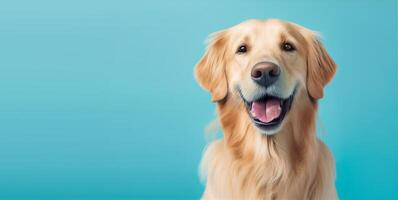
#> input picture kmeans/image/test.jpg, 398 x 200 px
$ python main.py
#> lines starting #> are read from the running program, lines starting #| are printed output that depends on the picture
import numpy as np
import matplotlib.pyplot as plt
import cv2
#from utils import *

def load_data():
    img = cv2.imread('./image/test.jpg')
    img = cv2.cvtColor(img, cv2.COLOR_BGR2RGB)
    return img

def find_closest_centroids(X, centroids):
    # [11 lines of commented-out code are left out]

    distances = np.linalg.norm(X[:, np.newaxis] - centroids, axis=2)
    idx = np.argmin(distances, axis=1)

    return idx

def compute_centroids(X, idx, k):
    m, n = X.shape
    centroids = np.zeros((k,n))

    for i in range(k):
        points = X[np.where(idx==i)]
        if points.shape[0]>0:
            centroids[i] = np.mean(points, axis=0)

    return centroids

def kMeans_init_centroids(X,k):
    randidx = np.random.permutation(X.shape[0])

    centroids = X[randidx[:k]]

    return centroids

def run_KMeans(X, initial_centroids, max_iters=10):

    m, n = X.shape
    k = initial_centroids.shape[0]
    centroids = initial_centroids
    idx = np.zeros(m, dtype=int)

    for i in range(max_iters):
        print("K-Means iteration %d/%d" % (i, max_iters-1))

        idx = find_closest_centroids(X, centroids)
        centroids = compute_centroids(X, idx, k)

    return centroids, idx

def main():
    img = load_data()
#> in load_data, img is the input picture: shape (200, 398, 3); mean B, G, R 183, 179.3, 118.4

    X = np.reshape(img, (img.shape[0] * img.shape[1], 3))
    k = 10
    initial_centroids = kMeans_init_centroids(X, k)
#> in kMeans_init_centroids, `centroids = X[randidx[:k]]`: centroids = [[130, 204, 215], [117, 195, 207], [108, 196, 208], [120, 196, 209], [20, 176, 191], [93, 186, 203], [65, 178, 194], [97, 188, 206], [75, 181, 197], [100, 191, 209]]
#> initial_centroids has the same summary as centroids in kMeans_init_centroids
    centroids, idx = run_KMeans(X, initial_centroids, max_iters=10)
#> centroids = [[95.27, 70.29, 60.1], [131.3, 201.4, 212.1], [158, 127.4, 104.1], [232.4, 210.2, 186.4], [26.24, 173.4, 189.4], [101.3, 191.3, 205.3], [60.15, 177.5, 192], [118.1, 197.5, 209], [87.23, 184, 200.4], [213.1, 172.5, 137]]

    X_recovered = centroids[idx.astype(int), :]
    X_recovered = np.reshape(X_recovered,img.shape)
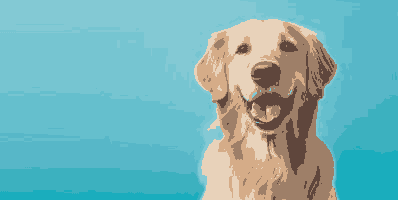
#> X_recovered: shape (200, 398, 3) float64; mean R, G, B 118.4, 179.3, 183

    X_recovered = np.clip(X_recovered, 0, 255).astype(np.uint8)
    X_recovered_bgr = cv2.cvtColor(X_recovered, cv2.COLOR_RGB2BGR)

    cv2.imshow("K-Means Clustered Image", X_recovered_bgr)
    cv2.waitKey(0)
    cv2.destroyAllWindows()
if __name__ == "__main__":
    main()
